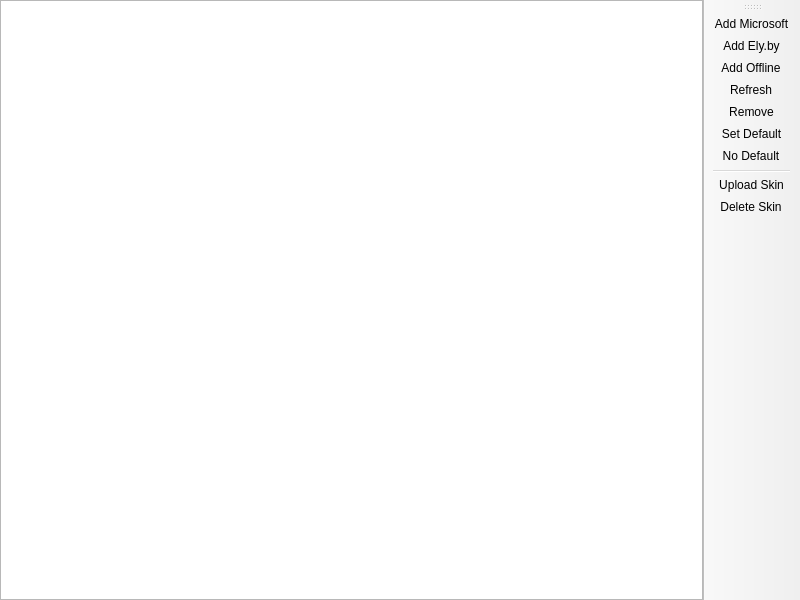
<?xml version="1.0" encoding="UTF-8"?>
<ui version="4.0">
 <class>AccountListPage</class>
 <widget class="QMainWindow" name="AccountListPage">
  <property name="geometry">
   <rect>
    <x>0</x>
    <y>0</y>
    <width>800</width>
    <height>600</height>
   </rect>
  </property>
  <widget class="QWidget" name="centralwidget">
   <layout class="QHBoxLayout" name="horizontalLayout">
    <property name="leftMargin">
     <number>0</number>
    </property>
    <property name="topMargin">
     <number>0</number>
    </property>
    <property name="rightMargin">
     <number>0</number>
    </property>
    <property name="bottomMargin">
     <number>0</number>
    </property>
    <item>
     <widget class="VersionListView" name="listView">
      <property name="alternatingRowColors">
       <bool>true</bool>
      </property>
      <property name="rootIsDecorated">
       <bool>false</bool>
      </property>
      <property name="itemsExpandable">
       <bool>false</bool>
      </property>
      <property name="allColumnsShowFocus">
       <bool>true</bool>
      </property>
      <attribute name="headerStretchLastSection">
       <bool>false</bool>
      </attribute>
     </widget>
    </item>
   </layout>
  </widget>
  <widget class="WideBar" name="toolBar">
   <attribute name="toolBarArea">
    <enum>RightToolBarArea</enum>
   </attribute>
   <attribute name="toolBarBreak">
    <bool>false</bool>
   </attribute>
   <addaction name="actionAddMicrosoft"/>
   <addaction name="actionAddMojang"/>
   <addaction name="actionAddOffline"/>
   <addaction name="actionRefresh"/>
   <addaction name="actionRemove"/>
   <addaction name="actionSetDefault"/>
   <addaction name="actionNoDefault"/>
   <addaction name="separator"/>
   <addaction name="actionUploadSkin"/>
   <addaction name="actionDeleteSkin"/>
  </widget>
  <action name="actionAddMojang">
   <property name="text">
    <string>Add &amp;Ely.by</string>
   </property>
  </action>
  <action name="actionRemove">
   <property name="text">
    <string>Remo&amp;ve</string>
   </property>
  </action>
  <action name="actionSetDefault">
   <property name="text">
    <string>&amp;Set Default</string>
   </property>
  </action>
  <action name="actionNoDefault">
   <property name="checkable">
    <bool>true</bool>
   </property>
   <property name="text">
    <string>&amp;No Default</string>
   </property>
  </action>
  <action name="actionUploadSkin">
   <property name="text">
    <string>&amp;Upload Skin</string>
   </property>
  </action>
  <action name="actionDeleteSkin">
   <property name="text">
    <string>&amp;Delete Skin</string>
   </property>
   <property name="toolTip">
    <string>Delete the currently active skin and go back to the default one</string>
   </property>
  </action>
  <action name="actionAddMicrosoft">
   <property name="text">
    <string>&amp;Add Microsoft</string>
   </property>
  </action>
  <action name="actionAddOffline">
   <property name="text">
    <string>Add &amp;Offline</string>
   </property>
  </action>
  <action name="actionRefresh">
   <property name="text">
    <string>&amp;Refresh</string>
   </property>
   <property name="toolTip">
    <string>Refresh the account tokens</string>
   </property>
  </action>
 </widget>
 <customwidgets>
  <customwidget>
   <class>VersionListView</class>
   <extends>QTreeView</extends>
   <header>ui/widgets/VersionListView.h</header>
  </customwidget>
  <customwidget>
   <class>WideBar</class>
   <extends>QToolBar</extends>
   <header>ui/widgets/WideBar.h</header>
  </customwidget>
 </customwidgets>
 <resources/>
 <connections/>
</ui>
